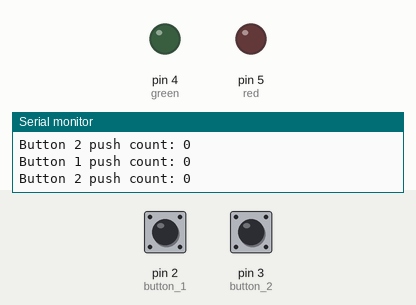
Simulated run of this sketch. Board: Arduino Uno, built with avr-gcc and run on an emulated ATmega328P. Shown: output pins drawn as LEDs (lit = HIGH), the last lines printed to the serial monitor. Inputs (shaded band) come from the test bench; at power-on: pin 2 (button_1) HIGH, pin 3 (button_2) HIGH.

Above: at 1.2 s.
1.3 s: pin 2 (button_1) pulled LOW for 0.15 s
At 2.1 s:
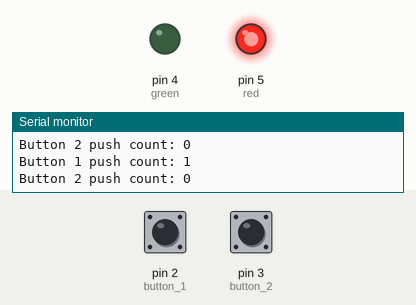
3.0 s: pin 3 (button_2) pulled LOW for 0.15 s
At 3.3 s:
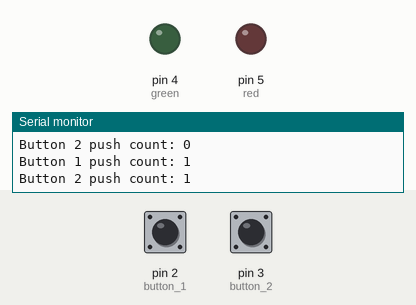
4.6 s: pin 3 (button_2) pulled LOW for 1 s
At 6.1 s:
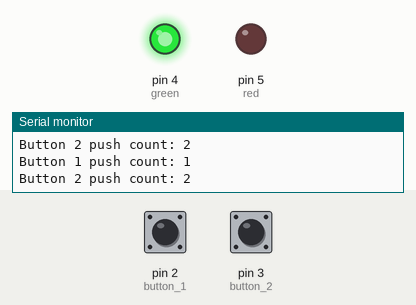
7.1 s: pin 2 (button_1) pulled LOW for 1 s
At 8.1 s:
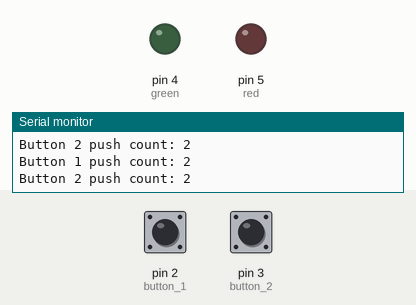
Timing chart, 0 to 10.1 s (numbered marks = the images above; inputs shaded):
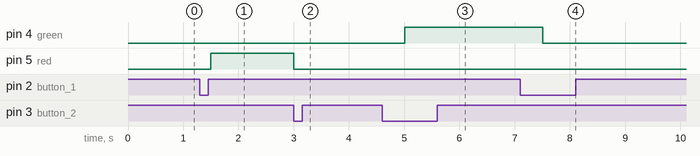

Measured:
- after the input at 1.3 s, pin 5 (red): LOW → HIGH after 0.20 s
- after the input at 3.0 s, pin 5 (red): HIGH → LOW at once
- after the input at 4.6 s, pin 4 (green): LOW → HIGH after 0.41 s
- after the input at 7.1 s, pin 4 (green): HIGH → LOW after 0.41 s

The sketch:

Question_1.ino
```cpp
//used chat GPT to learn how to use millis and had it comment heavily

// ---------------- PIN DEFINITIONS ----------------
// Pin for RED LED
#define red      5

// Pin for GREEN LED
#define green    4

// Button 1 input pin
#define button_1 2

// Button 2 input pin
#define button_2 3


// ---------------- GLOBAL VARIABLES ----------------

// These store how many times each button has been pressed
// Marked volatile because they are modified inside an ISR
volatile int button_1_presses = 0;
volatile int button_2_presses = 0;

// These store the last time (in milliseconds) each button was accepted
// Used for debouncing inside the ISR
volatile unsigned long last_b1_time = 0;
volatile unsigned long last_b2_time = 0;

// Minimum time between valid button presses (debounce time)
const unsigned long debounceDelay = 50; // milliseconds


void setup() {
  // Start serial communication so we can print values
  Serial.begin(9600);

  // Set LED pins as outputs
  pinMode(red, OUTPUT);
  pinMode(green, OUTPUT);

  // Set button pins as inputs with internal pull-up resistors
  // Button reads HIGH normally, LOW when pressed
  pinMode(button_1, INPUT_PULLUP);
  pinMode(button_2, INPUT_PULLUP);

  // Attach interrupts to both buttons
  // FALLING means HIGH → LOW (button press)
  attachInterrupt(digitalPinToInterrupt(button_1), isr_button, FALLING);
  attachInterrupt(digitalPinToInterrupt(button_2), isr_button, FALLING);
}

void loop() {
  // ---------------- LED LOGIC ----------------
  // Compare button press counts and turn LEDs on accordingly

  // If button 1 has been pressed more times than button 2
  if (button_1_presses > button_2_presses) {
    digitalWrite(red, HIGH);     // Turn RED LED ON
    digitalWrite(green, LOW);    // Turn GREEN LED OFF
  }
  // If button 2 has been pressed more times than button 1
  else if (button_2_presses > button_1_presses) {
    digitalWrite(green, HIGH);   // Turn GREEN LED ON
    digitalWrite(red, LOW);      // Turn RED LED OFF
  }
  // If both buttons have been pressed the same number of times
  else {
    digitalWrite(red, LOW);      // Turn both LEDs OFF
    digitalWrite(green, LOW);
  }

  // ---------------- SERIAL OUTPUT ----------------
  // Print button press counts to Serial Monitor

  Serial.print("Button 1 push count: ");
  Serial.println(button_1_presses);

  Serial.print("Button 2 push count: ");
  Serial.println(button_2_presses);

  // Slow down serial output so it is readable
  delay(500);
}


// ---------------- INTERRUPT SERVICE ROUTINE ----------------
// This function runs automatically when EITHER button is pressed
// Keep it short and fast

void isr_button() {

  // Get the current time in milliseconds
  unsigned long now = millis();

  // ---------------- BUTTON 1 DEBOUNCE ----------------
  // Check if button 1 is currently pressed (LOW with INPUT_PULLUP)
  if (digitalRead(button_1) == LOW) {

    // Only count the press if enough time has passed
    // This filters out button bounce
    if (now - last_b1_time > debounceDelay) {
      button_1_presses++;        // Increment button 1 press count
      last_b1_time = now;        // Save time of this valid press
    }
  }

  // ---------------- BUTTON 2 DEBOUNCE ----------------
  // Check if button 2 is currently pressed
  if (digitalRead(button_2) == LOW) {

    // Apply debounce timing
    if (now - last_b2_time > debounceDelay) {
      button_2_presses++;        // Increment button 2 press count
      last_b2_time = now;        // Save time of this valid press
    }
  }
}
```
